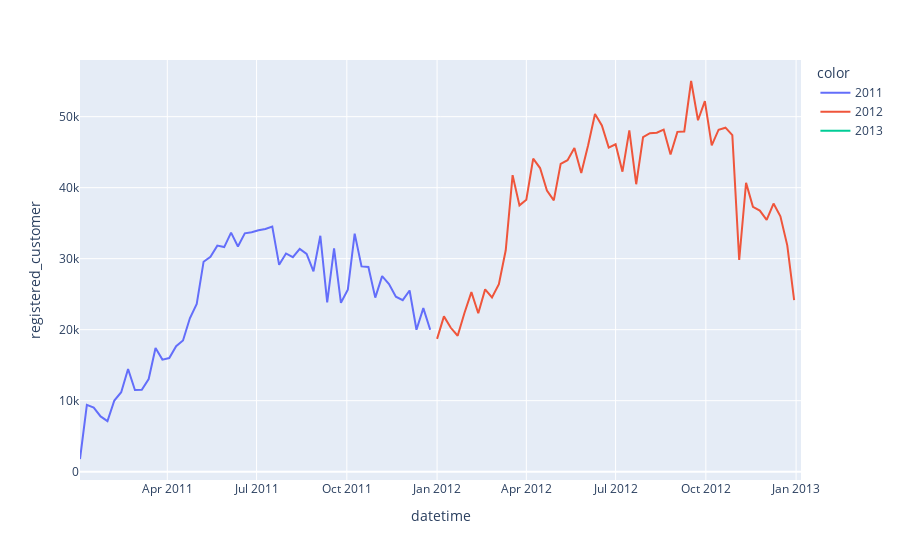

Notebook code cell kept with this figure:
### Code cell
df_time_index = df.set_index('datetime')
df_viz = df_time_index.groupby([pd.Grouper(freq='1W')]).agg({'registered_customer':'count'}).reset_index()
fig = px.line(df_viz,x="datetime",y="registered_customer",color=df_viz["datetime"].dt.year)
# fig.update_layout(legend = {'2011' : '2011', '2012' : '2012'}) 
# legende Bearbeiten!
fig.show()
